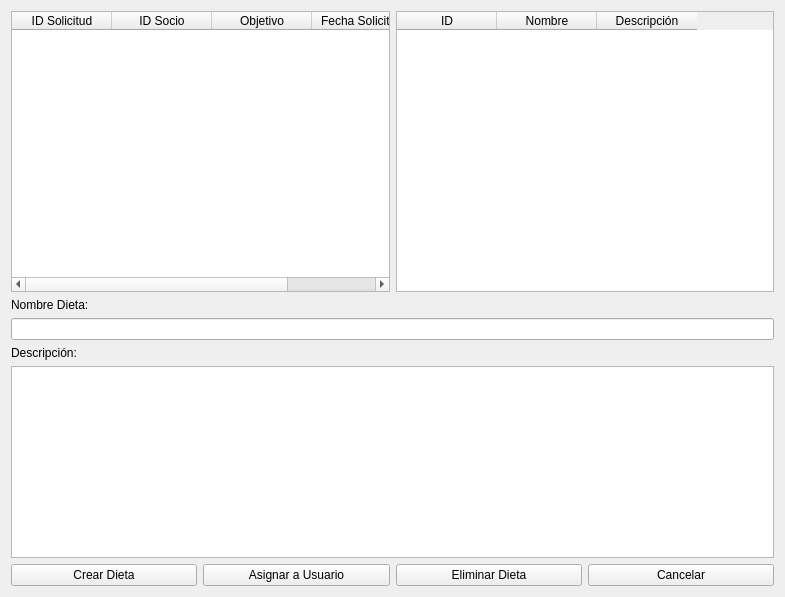
<?xml version="1.0" encoding="UTF-8"?>
<ui version="4.0">
 <class>AsignarRutinas</class>
 <widget class="QWidget" name="AsignarRutinas">
  <property name="geometry">
   <rect>
    <x>0</x>
    <y>0</y>
    <width>785</width>
    <height>597</height>
   </rect>
  </property>
  <property name="windowTitle">
   <string>Asignar Dietas</string>
  </property>
  <layout class="QVBoxLayout" name="verticalLayout">
   <item>
    <layout class="QHBoxLayout" name="horizontalTop">
     <item>
      <widget class="QTableWidget" name="tablaSolicitudes">
       <property name="rowCount">
        <number>0</number>
       </property>
       <property name="columnCount">
        <number>4</number>
       </property>
       <column>
        <property name="text">
         <string>ID Solicitud</string>
        </property>
       </column>
       <column>
        <property name="text">
         <string>ID Socio</string>
        </property>
       </column>
       <column>
        <property name="text">
         <string>Objetivo</string>
        </property>
       </column>
       <column>
        <property name="text">
         <string>Fecha Solicitud</string>
        </property>
       </column>
      </widget>
     </item>
     <item>
      <widget class="QTableWidget" name="tablaDietas">
       <property name="rowCount">
        <number>0</number>
       </property>
       <property name="columnCount">
        <number>3</number>
       </property>
       <column>
        <property name="text">
         <string>ID</string>
        </property>
       </column>
       <column>
        <property name="text">
         <string>Nombre</string>
        </property>
       </column>
       <column>
        <property name="text">
         <string>Descripción</string>
        </property>
       </column>
      </widget>
     </item>
    </layout>
   </item>
   <item>
    <layout class="QVBoxLayout" name="formLayout">
     <item>
      <widget class="QLabel" name="labelNombre">
       <property name="text">
        <string>Nombre Dieta:</string>
       </property>
      </widget>
     </item>
     <item>
      <widget class="QLineEdit" name="inputNombre"/>
     </item>
     <item>
      <widget class="QLabel" name="labelDescripcion">
       <property name="text">
        <string>Descripción:</string>
       </property>
      </widget>
     </item>
     <item>
      <widget class="QTextEdit" name="inputDescripcion"/>
     </item>
     <item>
      <layout class="QHBoxLayout">
       <item>
        <widget class="QPushButton" name="btnCrear">
         <property name="text">
          <string>Crear Dieta</string>
         </property>
        </widget>
       </item>
       <item>
        <widget class="QPushButton" name="btnAsignar">
         <property name="text">
          <string>Asignar a Usuario</string>
         </property>
        </widget>
       </item>
       <item>
        <widget class="QPushButton" name="btnEliminar">
         <property name="text">
          <string>Eliminar Dieta</string>
         </property>
        </widget>
       </item>
       <item>
        <widget class="QPushButton" name="btnCancelar">
         <property name="text">
          <string>Cancelar</string>
         </property>
        </widget>
       </item>
      </layout>
     </item>
    </layout>
   </item>
  </layout>
 </widget>
 <resources/>
 <connections/>
</ui>
